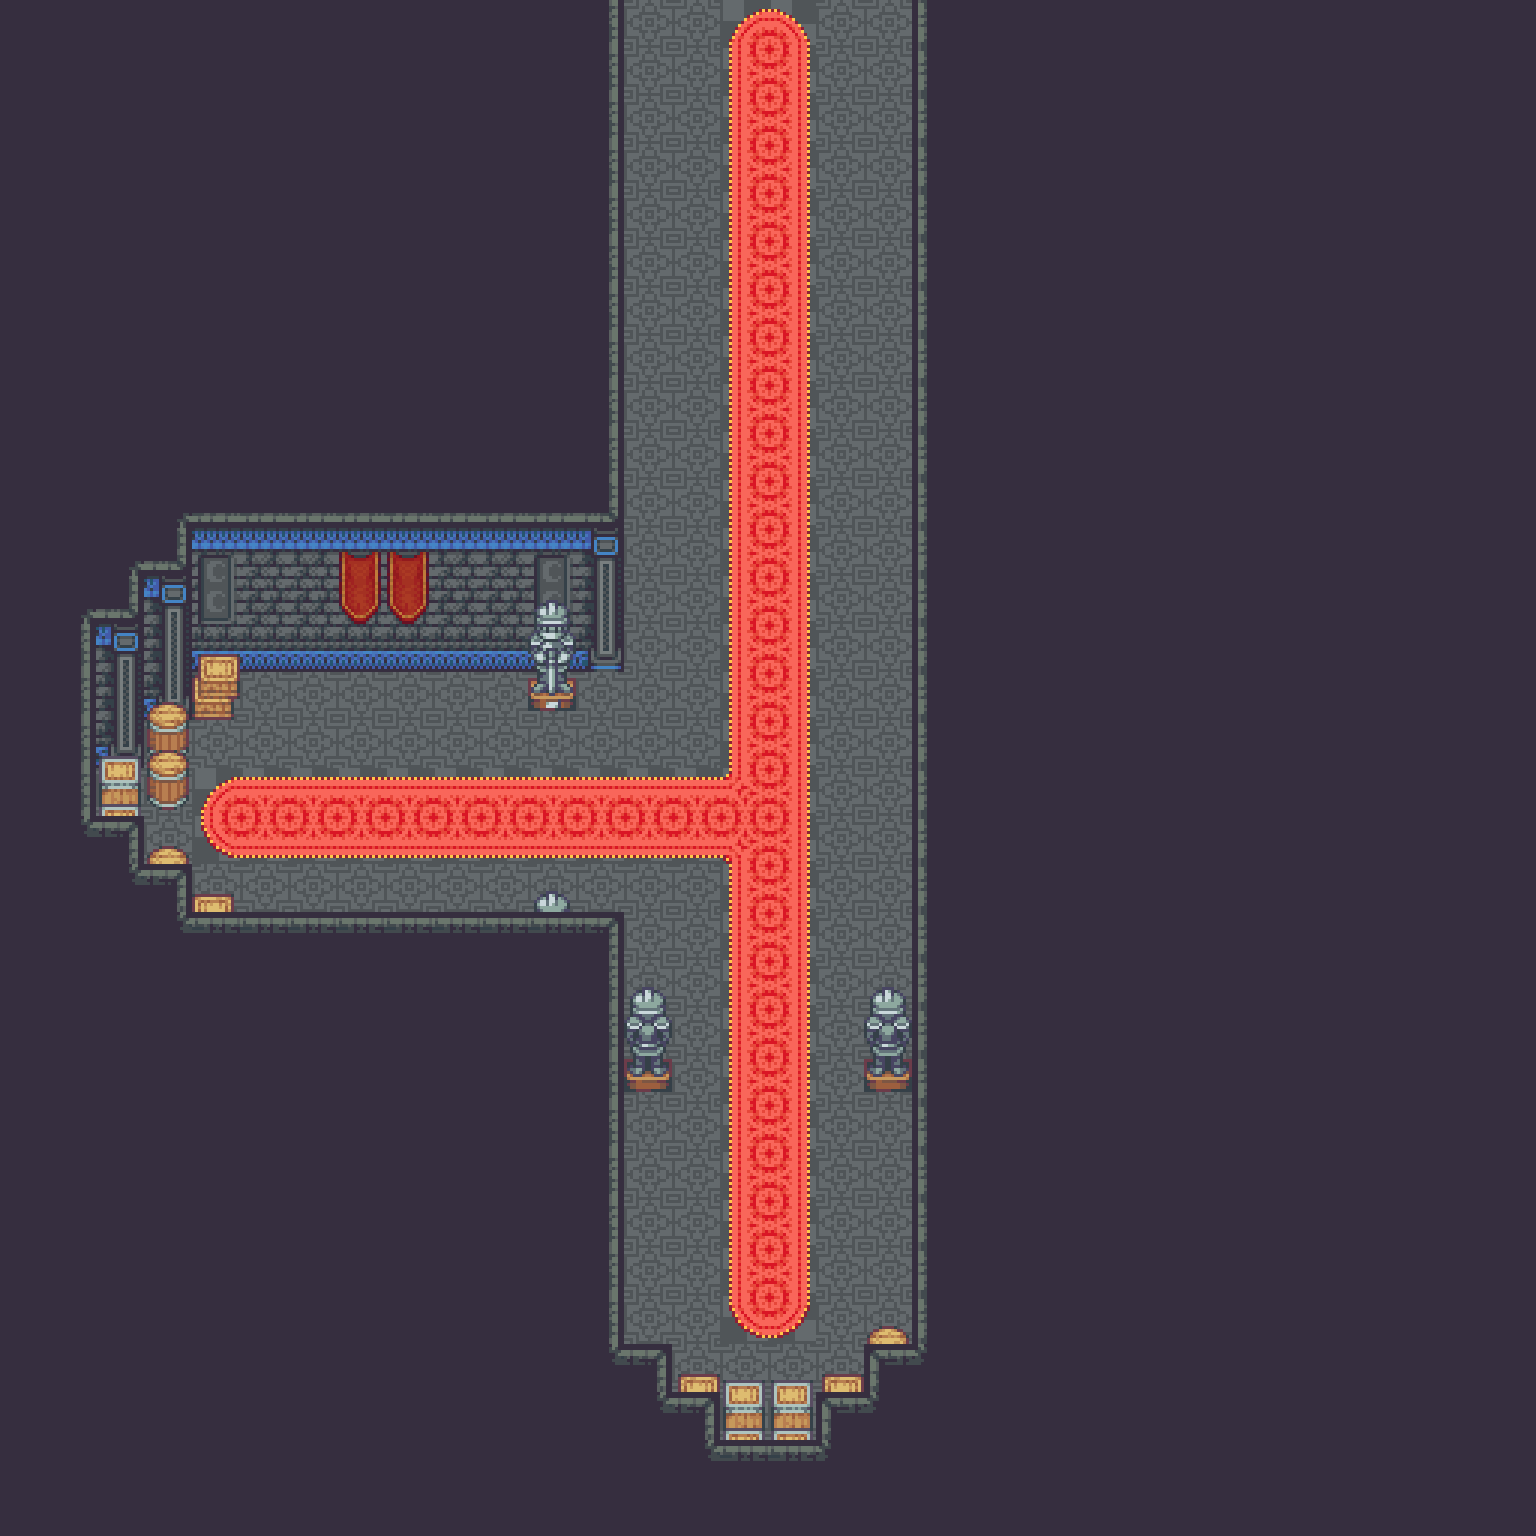

Rendered tile map (Tiled .tmx) drawn with the repository's tilesets; below, a short description and the map source with its tile grids summarised:
An orthogonal 32x32 tile map with 48x48 px tiles, 4 tile layers (Ground, Flooring, Furnishing, Ceiling), 4 tilesets and 3 objects.

<map version="1.10" tiledversion="1.10.1" orientation="orthogonal" renderorder="right-down" width="32" height="32" tilewidth="48" tileheight="48" infinite="0" nextlayerid="6" nextobjectid="8">
 <tileset firstgid="1" source="Castle.tsx" />
 <tileset firstgid="1480" source="CastleInterior.tsx" />
 <tileset firstgid="3160" source="CastleObjects.tsx" />
 <tileset firstgid="3416" source="CastleObjects2.tsx" />
 <layer id="2" name="Ground" width="32" height="32">
  <data>[1024 cells, 1024 non-empty, 6 distinct tile ids]</data>
 </layer>
 <layer id="5" name="Flooring" width="32" height="32">
  <data>[1024 cells, 80 non-empty, 12 distinct tile ids]</data>
 </layer>
 <layer id="1" name="Furnishing" width="32" height="32">
  <data>[1024 cells, 822 non-empty, 33 distinct tile ids]</data>
 </layer>
 <layer id="4" name="Ceiling" width="32" height="32">
  <data>[1024 cells, 9 non-empty, 5 distinct tile ids]</data>
 </layer>
 <objectgroup id="3" name="Props">
  <object id="3" gid="235" x="672" y="1392" width="48" height="48">
   <properties>
    <property name="I" value="[ChestSpawn]" />
   </properties>
  </object>
  <object id="4" gid="235" x="144" y="864" width="48" height="48">
   <properties>
    <property name="I" value="[ChestSpawn]" />
   </properties>
  </object>
  <object id="5" gid="235" x="816" y="864" width="48" height="48">
   <properties>
    <property name="S" value="" />
   </properties>
  </object>
 </objectgroup>
</map>
